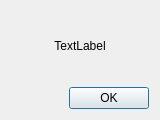
<?xml version="1.0" encoding="UTF-8"?>
<ui version="4.0">
 <class>AboutDialog</class>
 <widget class="QDialog" name="AboutDialog">
  <property name="geometry">
   <rect>
    <x>0</x>
    <y>0</y>
    <width>160</width>
    <height>120</height>
   </rect>
  </property>
  <property name="windowTitle">
   <string>About</string>
  </property>
  <layout class="QVBoxLayout" name="verticalLayout">
   <item alignment="Qt::AlignHCenter">
    <widget class="QLabel" name="label">
     <property name="styleSheet">
      <string notr="true"/>
     </property>
     <property name="text">
      <string>TextLabel</string>
     </property>
     <property name="alignment">
      <set>Qt::AlignCenter</set>
     </property>
    </widget>
   </item>
   <item>
    <widget class="QDialogButtonBox" name="buttonBox">
     <property name="orientation">
      <enum>Qt::Horizontal</enum>
     </property>
     <property name="standardButtons">
      <set>QDialogButtonBox::Ok</set>
     </property>
    </widget>
   </item>
  </layout>
 </widget>
 <resources/>
 <connections>
  <connection>
   <sender>buttonBox</sender>
   <signal>accepted()</signal>
   <receiver>AboutDialog</receiver>
   <slot>accept()</slot>
   <hints>
    <hint type="sourcelabel">
     <x>248</x>
     <y>254</y>
    </hint>
    <hint type="destinationlabel">
     <x>157</x>
     <y>274</y>
    </hint>
   </hints>
  </connection>
  <connection>
   <sender>buttonBox</sender>
   <signal>rejected()</signal>
   <receiver>AboutDialog</receiver>
   <slot>reject()</slot>
   <hints>
    <hint type="sourcelabel">
     <x>316</x>
     <y>260</y>
    </hint>
    <hint type="destinationlabel">
     <x>286</x>
     <y>274</y>
    </hint>
   </hints>
  </connection>
 </connections>
</ui>
